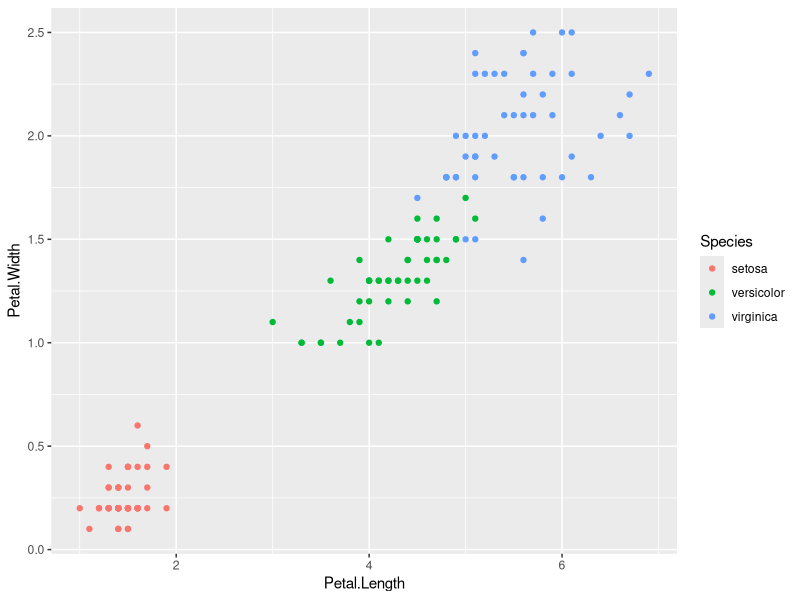
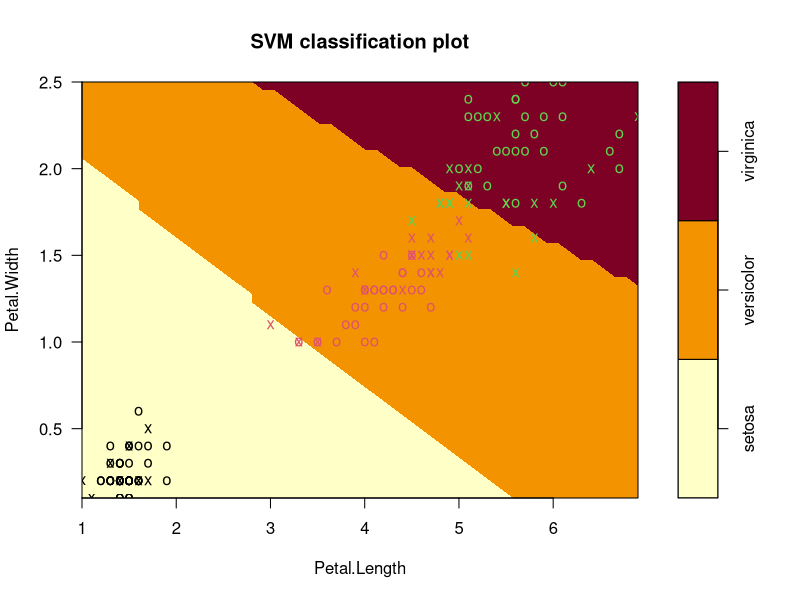
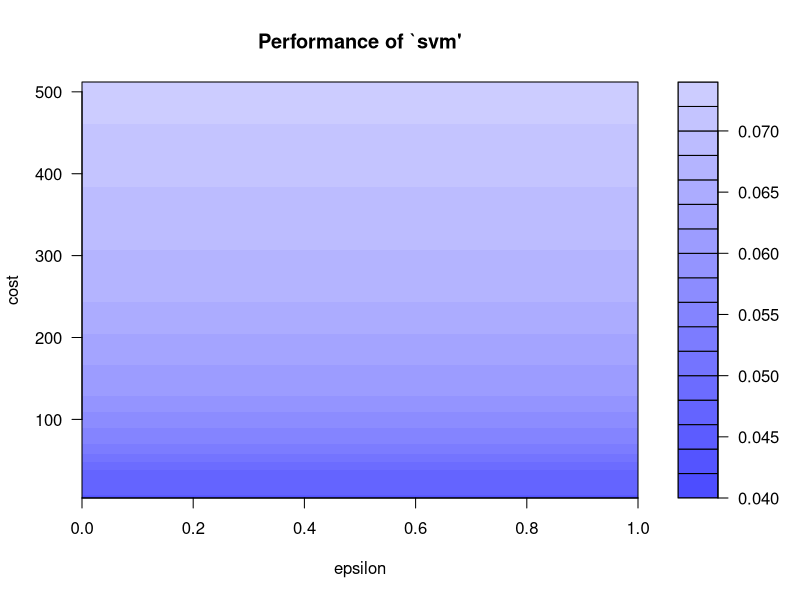

The R source for these figures, in order:


#===== Support Vector Machine #======
# details https://www.youtube.com/watch?v=Y6RRHw9uN9o
rm(list=ls())

data(iris)
str(iris)

#classification model

library(ggplot2)
qplot(Petal.Length, Petal.Width, data = iris,
       color = Species)

# Support Vector machine
library(e1071)
mymodel <- svm(Species~., data = iris)
summary(mymodel)


# Parameters:
#   SVM-Type:  C-classification # type is classification since, it has y which is classification
#             if it was numeric then it would had been regression
# SVM-Kernel:  radial # basis function
# cost:  1 #default
# gamma:  0.25 
# Number of Support Vectors:  51
# 
# ( 8 22 21 )

plot(mymodel, data = iris, 
     Petal.Width~Petal.Length,
     slice = list(Sepal.Width = 3, Sepal.Length = 4))
# Error in plot.new() : figure margins too large ..... clean the plot using broom icon

#support vectors are represented by 'x' in the graphs as seen frm the summary(mymodel)






#confusion matrix and misclassification error
pred <- predict(mymodel, iris)

#create a table with column names as "Predicted" and "Actual"
tab <- table(Predicted = pred, Actual=iris$Species)
tab

#misclassification error/rate
1-sum(diag(tab))/sum(tab)

# u can use "linear" kernel. see the changes. Similarliy kernel='polynomial',or sigmoid
#error is min in radial kernel
mymodel1 <- svm(Species~., data = iris, kernel="linear")
summary(mymodel1)
mymodel1


#==== Tuning

set.seed(123)
tmodel <- tune(svm, Species~., data = iris, 
               ranges=list(epsilon=seq(0,1,0.1)
               ,cost = 2^(2:9)))
#cost captures cost of constraint. Default is 1
#if is too high means high penality. too many support vector. overfitting
#if cost is too low. underfitting
# 8 diff cost values. 11 epsilon values. 88 combinations. it'll give optimal solution
plot(tmodel) #----- recheck
summary(tmodel)
#dark region better results means lower misclassification error



#Best model
mymodel <- tmodel$best.model
summary(mymodel)



#confusion matrix and misclassification error
pred <- predict(mymodel, iris)
tab <- table(Predicted=pred, Actual=iris$Species)
tab
1-sum(diag(tab))/sum(tab)



















































